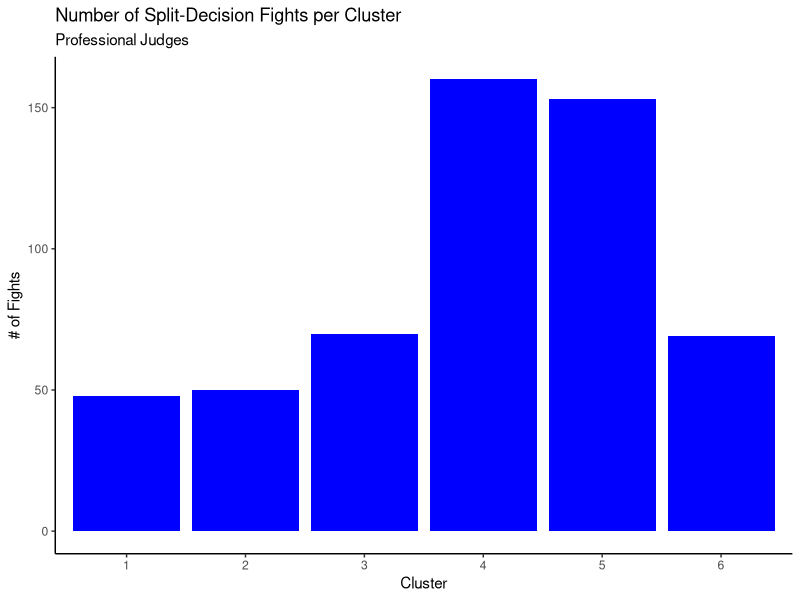
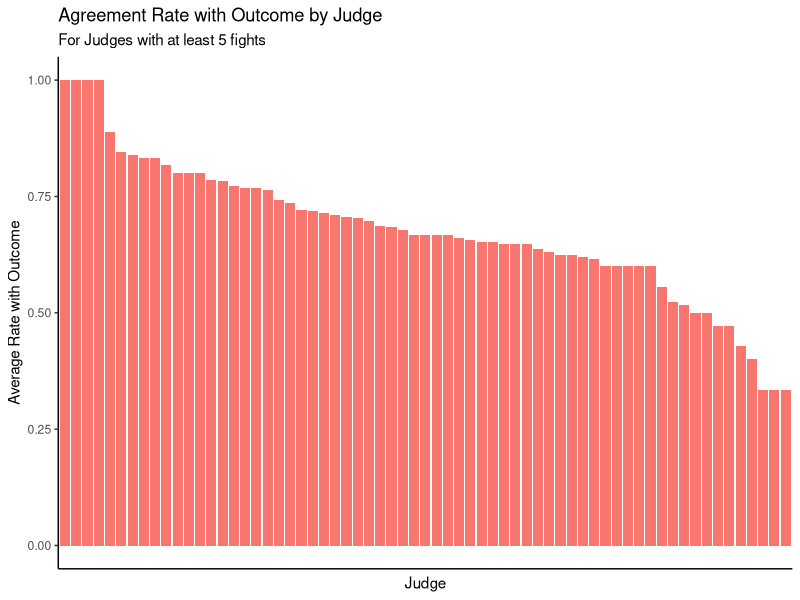
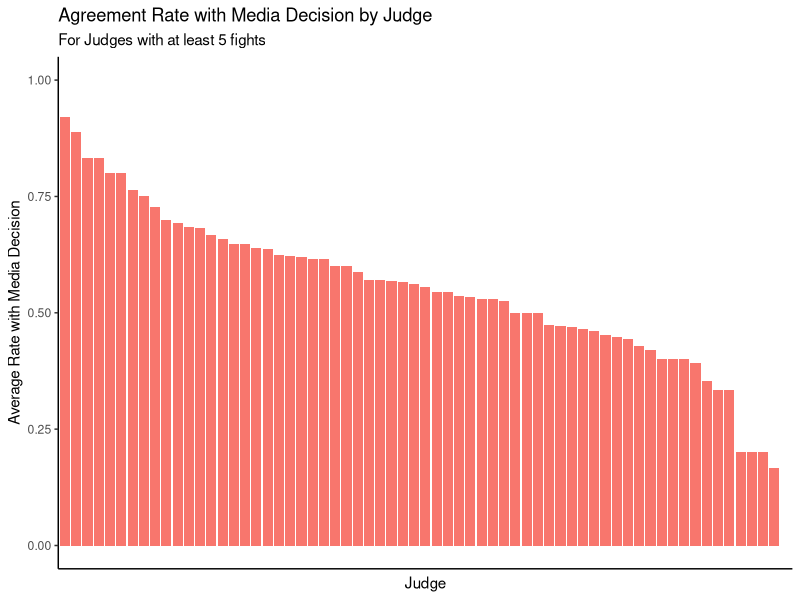
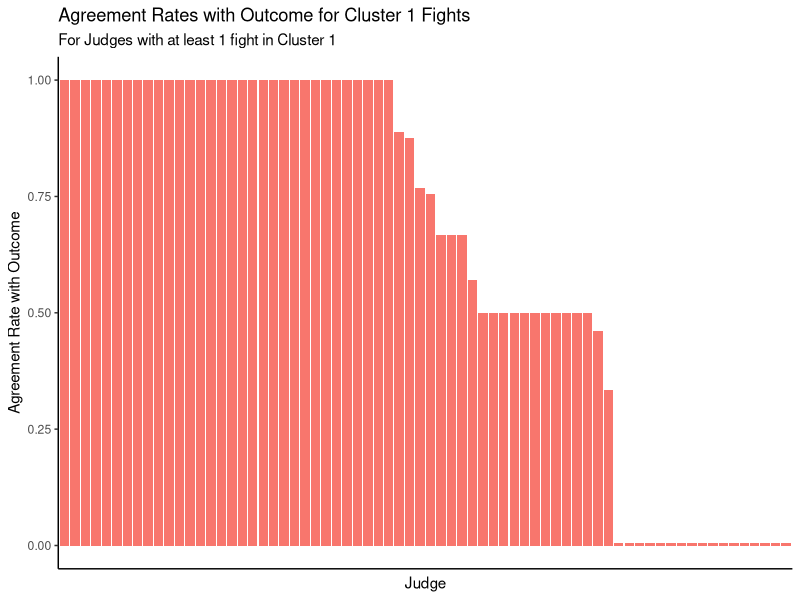
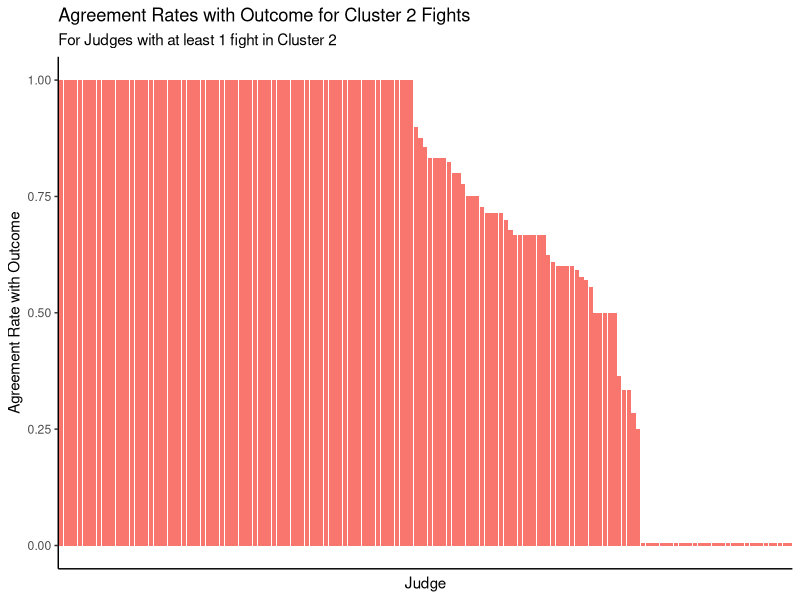
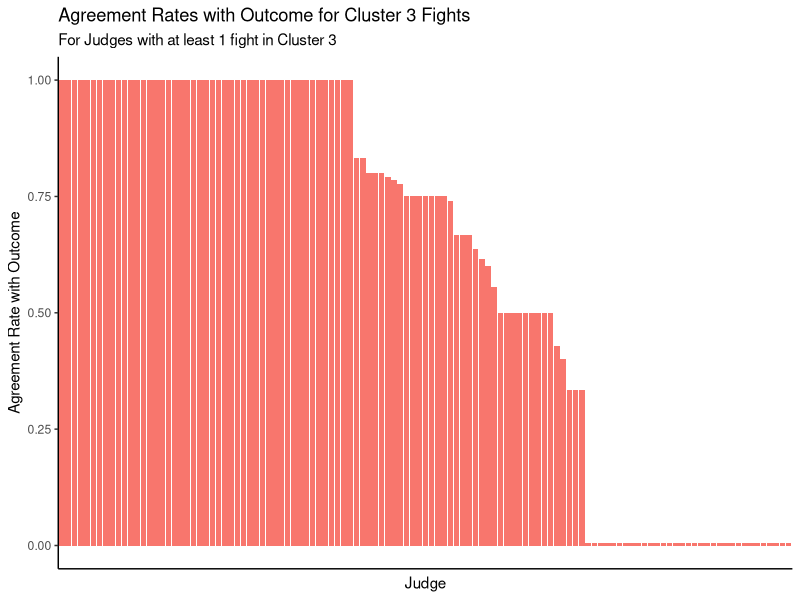
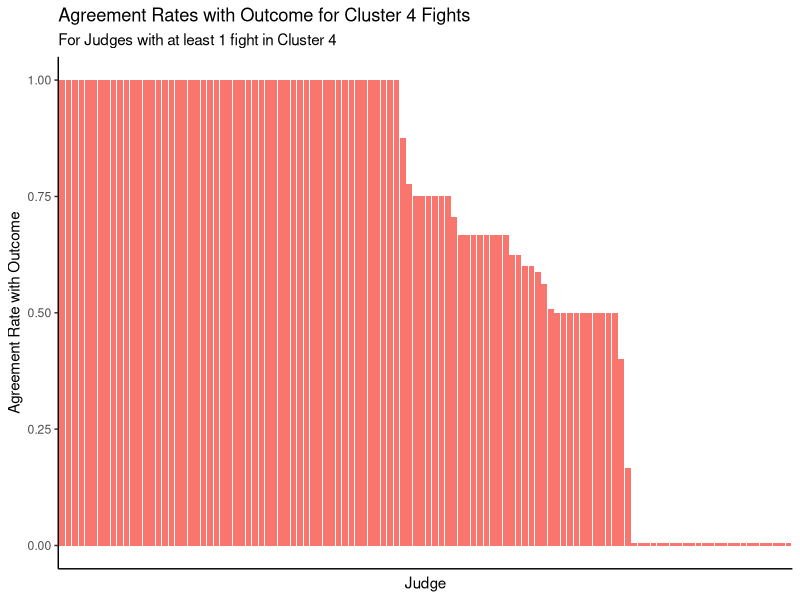
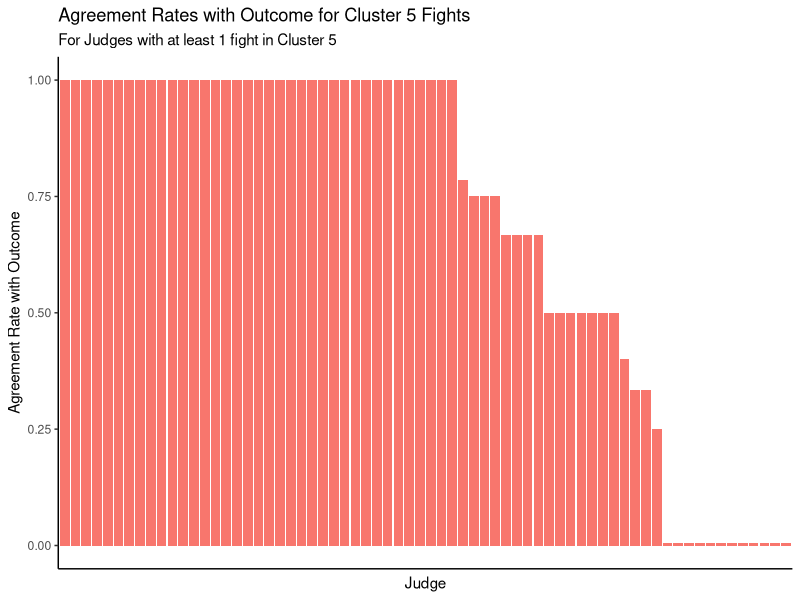

The R source for these figures, in order:
library(tidyverse)
library(readxl)
library(ggplot2)
library(ggsci)
library(cowplot)
library(reshape2)
library(viridis)
################################################################################
setwd("~/Documents/MIT/15.285_Sports_Analytics/Sports")
################################################################################
### Judge IDs
ids <- read_csv("unique_judges.csv")
names(ids) <- c("ID", "Judge Name")

media_df <- data.frame(ID=-1,
                       Judge_Name="Media")
names(media_df) <- c("ID", "Judge Name")

ids <- rbind(ids, media_df)
rm(media_df)

### average_agreements.csv -> judge agreement with fight outcome
agreements <- read_csv("average_agreements.csv")
agreements <- agreements[, -1]
agreements <- merge(x=ids %>% filter(`Judge Name` != "Media"),
                    y=agreements,
                    on="Judge Name")

### average_agreements_media.csv -> judge agreement with media
media_agreements <- read_csv("average_agreements_media.csv")
media_agreements <- media_agreements[, -1]
media_agreements <- merge(x=ids %>% filter(`Judge Name` != "Media"),
                          y=media_agreements,
                          on="Judge Name")

### analysis.csv -> table of statistics of fights (w/ cluster numbers)
analysis <- read_csv("analysis.csv")
analysis <- analysis[, -1]

### judges_stats_per_cluster.csv -> judge agreement stats per cluster
judge_stats <- read_csv("judges_stats_per_cluster.csv")
judge_stats <- judge_stats[, -1]
judge_stats <- merge(x=ids,
                     y=judge_stats,
                     by.x="Judge Name",
                     by.y="Judge")
################################################################################
### Number of Fights by Cluster
ggplot(data=analysis %>% mutate(Cluster = Cluster+1), aes(x=as.factor(Cluster), group=as.factor(Cluster), fill=as.factor(reorder(Cluster, desc(Cluster))))) +
    geom_bar(fill="blue") +
    labs(x="Cluster",
         y="# of Fights",
         fill="Cluster",
         title="Number of Split-Decision Fights per Cluster",
         subtitle="Professional Judges") +
    theme_classic() +
    theme(legend.position="none")
ggsave(filename="professional_judge_votes_histogram.png", path="figures")

### Graph for % Agreement of Outcome by Judge
agreements_plot <- agreements %>%
    filter(Count >= 5)
ggplot(data=agreements_plot, aes(x=as.factor(reorder(ID, desc(Average_Agreement))), y=Average_Agreement, fill="Red")) +
    geom_col() +
    theme_classic() +
    theme(legend.position="none",
          axis.text.x=element_blank(),
          axis.ticks.x=element_blank()) +
    labs(x="Judge",
         y="Average Rate with Outcome",
         title="Agreement Rate with Outcome by Judge",
         subtitle="For Judges with at least 5 fights") +
    ylim(0, 1)
ggsave(filename="agreement_rate_by_judge_outcome_all_clusters.png", path="figures")

### Graph for % Agreement of Media by Judge
media_agreements_plot <- media_agreements %>%
    filter(Count >= 5)
ggplot(data=media_agreements_plot, aes(x=as.factor(reorder(ID, desc(Average_Agreement))), y=Average_Agreement, fill="Red")) +
    geom_col() +
    theme_classic() +
    theme(legend.position="none",
          axis.text.x=element_blank(),
          axis.ticks.x=element_blank()) +
    labs(x="Judge",
         y="Average Rate with Media Decision",
         title="Agreement Rate with Media Decision by Judge",
         subtitle="For Judges with at least 5 fights") +
    ylim(0, 1)
ggsave(filename="agreement_rate_by_judge_media_all_clusters.png", path="figures")

### Graph for % Agreement of Outcome by Judge, by Cluster
# Cluster 1
ggplot(data=judge_stats %>%
           filter(Cluster_0_Prop != -1) %>%
           mutate(Cluster_0_Prop = ifelse(Cluster_0_Prop == 0, 0.005, Cluster_0_Prop)),
       aes(x=as.factor(reorder(ID, desc(Cluster_0_Prop))),
           y=Cluster_0_Prop,
           fill="Red")) +
    geom_col() +
    theme_classic() +
    theme(legend.position="none",
          axis.text.x=element_blank(),
          axis.ticks.x=element_blank()) +
    labs(x="Judge",
         y="Agreement Rate with Outcome",
         title="Agreement Rates with Outcome for Cluster 1 Fights",
         subtitle="For Judges with at least 1 fight in Cluster 1")
ggsave(filename="agreement_rate_by_judge_outcome_cluster_1.png", path="figures")

# Cluster 2
ggplot(data=judge_stats %>%
            filter(Cluster_1_Prop != -1) %>%
            mutate(Cluster_1_Prop = ifelse(Cluster_1_Prop == 0, 0.005, Cluster_1_Prop)),
       aes(x=as.factor(reorder(ID, desc(Cluster_1_Prop))),
           y=Cluster_1_Prop,
           fill="Red")) +
    geom_col() +
    theme_classic() +
    theme(legend.position="none",
          axis.text.x=element_blank(),
          axis.ticks.x=element_blank()) +
    labs(x="Judge",
         y="Agreement Rate with Outcome",
         title="Agreement Rates with Outcome for Cluster 2 Fights",
         subtitle="For Judges with at least 1 fight in Cluster 2")
ggsave(filename="agreement_rate_by_judge_outcome_cluster_2.png", path="figures")

# Cluster 3
ggplot(data=judge_stats %>%
           filter(Cluster_2_Prop != -1) %>%
           mutate(Cluster_2_Prop = ifelse(Cluster_2_Prop == 0, 0.005, Cluster_2_Prop)),
       aes(x=as.factor(reorder(ID, desc(Cluster_2_Prop))),
           y=Cluster_2_Prop,
           fill="Red")) +
    geom_col() +
    theme_classic() +
    theme(legend.position="none",
          axis.text.x=element_blank(),
          axis.ticks.x=element_blank()) +
    labs(x="Judge",
         y="Agreement Rate with Outcome",
         title="Agreement Rates with Outcome for Cluster 3 Fights",
         subtitle="For Judges with at least 1 fight in Cluster 3")
ggsave(filename="agreement_rate_by_judge_outcome_cluster_3.png", path="figures")

# Cluster 4
ggplot(data=judge_stats %>%
           filter(Cluster_3_Prop != -1) %>%
           mutate(Cluster_3_Prop = ifelse(Cluster_3_Prop == 0, 0.005, Cluster_3_Prop)),
       aes(x=as.factor(reorder(ID, desc(Cluster_3_Prop))),
           y=Cluster_3_Prop,
           fill="Red")) +
    geom_col() +
    theme_classic() +
    theme(legend.position="none",
          axis.text.x=element_blank(),
          axis.ticks.x=element_blank()) +
    labs(x="Judge",
         y="Agreement Rate with Outcome",
         title="Agreement Rates with Outcome for Cluster 4 Fights",
         subtitle="For Judges with at least 1 fight in Cluster 4")
ggsave(filename="agreement_rate_by_judge_outcome_cluster_4.png", path="figures")

# Cluster 5
ggplot(data=judge_stats %>%
           filter(Cluster_4_Prop != -1) %>%
           mutate(Cluster_4_Prop = ifelse(Cluster_4_Prop == 0, 0.005, Cluster_4_Prop)),
       aes(x=as.factor(reorder(ID, desc(Cluster_4_Prop))),
           y=Cluster_4_Prop,
           fill="Red")) +
    geom_col() +
    theme_classic() +
    theme(legend.position="none",
          axis.text.x=element_blank(),
          axis.ticks.x=element_blank()) +
    labs(x="Judge",
         y="Agreement Rate with Outcome",
         title="Agreement Rates with Outcome for Cluster 5 Fights",
         subtitle="For Judges with at least 1 fight in Cluster 5")
ggsave(filename="agreement_rate_by_judge_outcome_cluster_5.png", path="figures")

# Cluster 6
ggplot(data=judge_stats %>%
           filter(Cluster_5_Prop != -1) %>%
           mutate(Cluster_5_Prop = ifelse(Cluster_5_Prop == 0, 0.005, Cluster_5_Prop)),
       aes(x=as.factor(reorder(ID, desc(Cluster_5_Prop))),
           y=Cluster_5_Prop,
           fill="Red")) +
    geom_col() +
    theme_classic() +
    theme(legend.position="none",
          axis.text.x=element_blank(),
          axis.ticks.x=element_blank()) +
    labs(x="Judge",
         y="Agreement Rate with Outcome",
         title="Agreement Rates with Outcome for Cluster 6 Fights",
         subtitle="For Judges with at least 1 fight in Cluster 6")
ggsave(filename="agreement_rate_by_judge_outcome_cluster_6.png", path="figures")

### Graph for % Agreement of Media by Judge, by Cluster
# Cluster 1
ggplot(data=judge_stats %>%
           filter(Cluster_0_Prop_media != -1) %>%
           mutate(Cluster_0_Prop_media = ifelse(Cluster_0_Prop_media == 0, 0.005, Cluster_0_Prop_media)),
       aes(x=as.factor(reorder(ID, desc(Cluster_0_Prop_media))),
           y=Cluster_0_Prop_media,
           fill="Red")) +
    geom_col() +
    theme_classic() +
    theme(legend.position="none",
          axis.text.x=element_blank(),
          axis.ticks.x=element_blank()) +
    labs(x="Judge",
         y="Agreement Rate with Media Decision",
         title="Agreement Rates with Media Decision for Cluster 1 Fights",
         subtitle="For Judges with at least 1 fight in Cluster 1")
ggsave(filename="agreement_rate_by_judge_media_cluster_1.png", path="figures")

# Cluster 2
ggplot(data=judge_stats %>%
           filter(Cluster_1_Prop_media != -1) %>%
           mutate(Cluster_1_Prop_media = ifelse(Cluster_1_Prop_media == 0, 0.005, Cluster_1_Prop_media)),
       aes(x=as.factor(reorder(ID, desc(Cluster_1_Prop_media))),
           y=Cluster_1_Prop_media,
           fill="Red")) +
    geom_col() +
    theme_classic() +
    theme(legend.position="none",
          axis.text.x=element_blank(),
          axis.ticks.x=element_blank()) +
    labs(x="Judge",
         y="Agreement Rate with Media Decision",
         title="Agreement Rates with Media Decision for Cluster 2 Fights",
         subtitle="For Judges with at least 1 fight in Cluster 2")
ggsave(filename="agreement_rate_by_judge_media_cluster_2.png", path="figures")

# Cluster 3
ggplot(data=judge_stats %>%
           filter(Cluster_2_Prop_media != -1) %>%
           mutate(Cluster_2_Prop_media = ifelse(Cluster_2_Prop_media == 0, 0.005, Cluster_2_Prop_media)),
       aes(x=as.factor(reorder(ID, desc(Cluster_2_Prop_media))),
           y=Cluster_2_Prop_media,
           fill="Red")) +
    geom_col() +
    theme_classic() +
    theme(legend.position="none",
          axis.text.x=element_blank(),
          axis.ticks.x=element_blank()) +
    labs(x="Judge",
         y="Agreement Rate with Media Decision",
         title="Agreement Rates with Media Decision for Cluster 3 Fights",
         subtitle="For Judges with at least 1 fight in Cluster 3")
ggsave(filename="agreement_rate_by_judge_media_cluster_3.png", path="figures")

# Cluster 4
ggplot(data=judge_stats %>%
           filter(Cluster_3_Prop_media != -1) %>%
           mutate(Cluster_3_Prop_media = ifelse(Cluster_3_Prop_media == 0, 0.005, Cluster_3_Prop_media)),
       aes(x=as.factor(reorder(ID, desc(Cluster_3_Prop_media))),
           y=Cluster_3_Prop_media,
           fill="Red")) +
    geom_col() +
    theme_classic() +
    theme(legend.position="none",
          axis.text.x=element_blank(),
          axis.ticks.x=element_blank()) +
    labs(x="Judge",
         y="Agreement Rate with Media Decision",
         title="Agreement Rates with Media Decision for Cluster 4 Fights",
         subtitle="For Judges with at least 1 fight in Cluster 4")
ggsave(filename="agreement_rate_by_judge_media_cluster_4.png", path="figures")

# Cluster 5
ggplot(data=judge_stats %>%
           filter(Cluster_4_Prop_media != -1) %>%
           mutate(Cluster_4_Prop_media = ifelse(Cluster_4_Prop_media == 0, 0.005, Cluster_4_Prop_media)),
       aes(x=as.factor(reorder(ID, desc(Cluster_4_Prop_media))),
           y=Cluster_4_Prop_media,
           fill="Red")) +
    geom_col() +
    theme_classic() +
    theme(legend.position="none",
          axis.text.x=element_blank(),
          axis.ticks.x=element_blank()) +
    labs(x="Judge",
         y="Agreement Rate with Media Decision",
         title="Agreement Rates with Media Decision for Cluster 5 Fights",
         subtitle="For Judges with at least 1 fight in Cluster 5")
ggsave(filename="agreement_rate_by_judge_media_cluster_5.png", path="figures")

# Cluster 6
ggplot(data=judge_stats %>%
           filter(Cluster_5_Prop_media != -1) %>%
           mutate(Cluster_5_Prop_media = ifelse(Cluster_5_Prop_media == 0, 0.005, Cluster_5_Prop_media)),
       aes(x=as.factor(reorder(ID, desc(Cluster_5_Prop_media))),
           y=Cluster_5_Prop_media,
           fill="Red")) +
    geom_col() +
    theme_classic() +
    theme(legend.position="none",
          axis.text.x=element_blank(),
          axis.ticks.x=element_blank()) +
    labs(x="Judge",
         y="Agreement Rate with Media Decision",
         title="Agreement Rates with Media Decision for Cluster 6 Fights",
         subtitle="For Judges with at least 1 fight in Cluster 6")
ggsave(filename="agreement_rate_by_judge_media_cluster_6.png", path="figures")

### Graph for % Agreement of Media, by Cluster
media_plot <- judge_stats %>%
    filter(`Judge Name` == "Media") %>%
    melt() %>%
    mutate(Cluster=if_else(grepl("_0_", variable, fixed=TRUE), 1,
                   if_else(grepl("_1_", variable, fixed=TRUE), 2,
                   if_else(grepl("_2_", variable, fixed=TRUE), 3,
                   if_else(grepl("_3_", variable, fixed=TRUE), 4,
                   if_else(grepl("_4_", variable, fixed=TRUE), 5,
                   if_else(grepl("_5_", variable, fixed=TRUE), 6, -1)))))),
           type=if_else(grepl("_Count", variable, fixed=TRUE), "Count",
                if_else(grepl("_Prop_media", variable, fixed=TRUE), "Prop_Media",
                if_else(grepl("_Prop", variable, fixed=TRUE), "Prop", "Other")))) %>%
    dcast(`Judge Name` + Cluster ~ type) %>%
    select(`Judge Name`, Cluster, Count, Prop) %>%
    filter(Cluster != -1)

# Count of Media Votes per Cluster
ggplot(data=media_plot,
       aes(x=as.factor(Cluster),
           y=Count,
           group=as.factor(Cluster),
           fill=as.factor(reorder(Cluster, desc(Cluster))))) +
    geom_col(fill="blue") +
    labs(x="Cluster",
         y="# of Fights",
         fill="Cluster",
         title="Number of Split-Decision Fights per Cluster",
         subtitle="Media Scoring") +
    theme_classic() +
    theme(legend.position="none")
ggsave(filename="media_votes_count_histogram.png", path="figures")

# Agreement Proportion of Media per Cluster
ggplot(data=media_plot,
       aes(x=as.factor(Cluster),
           y=Prop)) +
    geom_col(fill="blue") +
    labs(x="Cluster",
         y="Agreement Rate of Outcome",
         fill="Cluster",
         title="Agreement Rate with Outcome by Cluster",
         subtitle="Media Scoring") +
    theme_classic() +
    theme(legend.position="none")
ggsave(filename="media_votes_agreement_rates_histogram.png", path="figures")
################################################################################
